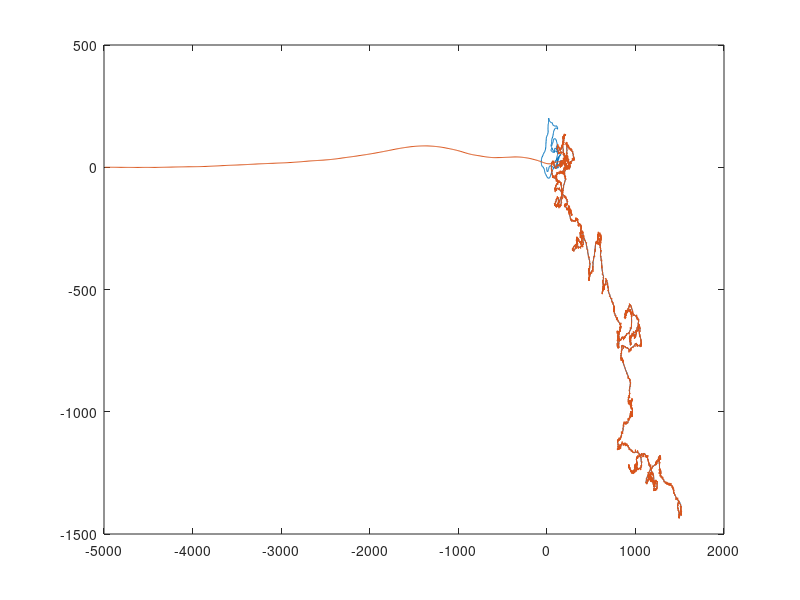

Write MATLAB code to recreate this figure. (Note: this script raises an error after producing the figure.)
clc
Apj=[];
for j=[1:1000]
dt=0.1;
x=0;
y=0;
z=0;
vx=0;
vy=0;
vz=0;
xzhu=-5000/60;
yzhu=0;
XRD=rand(1,14440)*2-1;
YRD=rand(1,14400)*2-1;
ZHURD=rand(1,14400)/2+0.5;
VX=[];
VY=[];
VZ=[];
X1=[];
Y1=[];
X3=[];
Y3=[];
Z1=[];
R=[];
i_1=1;
RJ=[];
Tok=[];
for t=[1:dt:300]
X=XRD(i_1);
Y=YRD(i_1);
Wx=4.3*X;
Wy=4.3*Y;
ax=0.9*(Wx-vx)-0.2*vx;
ay=0.8*(Wy-vy)-0.2*vy;
az=0.2*(10-0.5*z)-0.2*vz;
vx=vx+ax*dt;
vy=vy+ay*dt;
vz=vz+az*dt;
vzhu=2;
vzhux=vzhu*(x-xzhu)/((x-xzhu)^2+(y-yzhu)^2)^0.5;
vzhuy=vzhu*(y-yzhu)/((x-xzhu)^2+(y-yzhu)^2)^0.5;
x=x+vx*dt;
y=y+vy*dt;
z=z+vz*dt;
r=x*x+y*y;
xzhu=xzhu+vzhux*dt;
yzhu=yzhu+vzhuy*dt;
Rj=((xzhu-x)^2+(yzhu-y)^2)^0.5;
VX(end+1)=vx;
VY(end+1)=vy;
X1(end+1)=x;
Y1(end+1)=y;
X3(end+1)=xzhu;
Y3(end+1)=yzhu;
Z1(end+1)=z;
R(end+1)=r;
i_1=i_1+1;
RJ(end+1)=Rj;
if Rj < 100/60
Tok(end+1)=i_1;
end
end
X2=X1*60;
Y2=Y1*60;
X4=X3*60;
Y4=Y3*60;
Z2=Z1;
T=1:dt:1440;
R2=(T-30)*1.8*60-2000;
%plot(T,R,T,R2)%位置输出
plot(X2,Y2,X4,Y4)
A=min(Tok(:));
Apj(end+1)=round(A/10,0);
end
pj=mean(Apj(:))
zd=max(Apj(:))
zx=min(Apj(:))
A1=Apj';